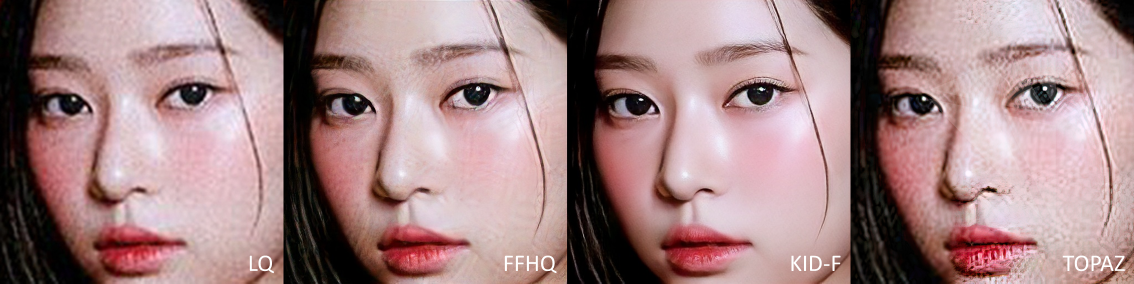
#> input picture resource/real_world_0.PNG, 2268 x 567 px (shown at 1/2 size)
$ python -i degrad.py   (imports and definitions only)
#> lines starting #> are read from the running program, lines starting #| are printed output that depends on the picture
#> further down, picture is the input picture: shape (567, 2268, 3); mean B, G, R 132.7, 131.5, 162.6
import os
import cv2
from tqdm import tqdm
import random
import numpy as np


def gaussian_noisy(row, col, ch, sigma, image):
    gauss = np.random.normal(0, sigma, (row, col, ch))
    gauss = gauss.reshape(row, col, ch)
    noisy = image + gauss
    return noisy


def degrad_img(degrad_image):
    sigma = (random.random() * (6 - 1.5)) + 1.5  # min 1.5 1.5 0 100    max  6 4 10 60
    r = (random.random() * (4 - 1.5)) + 1.5
    delta = (random.random() * (10 - 0)) + 0
    q = int((random.random() * (100 - 60)) + 60)  # JPEG compression
    image = cv2.GaussianBlur(degrad_image, (0, 0), sigma)  # Gaussian blur
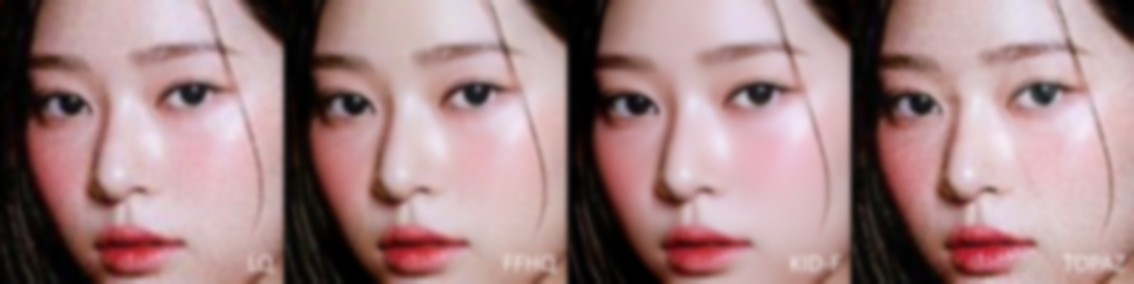
#> image: shape (567, 2268, 3) (shown at 1/2 size); mean B, G, R 132.7, 131.5, 162.6

    new_size = int(512 / r)
    image = cv2.resize(image, (new_size, new_size), interpolation=cv2.INTER_LINEAR)  # image downsample
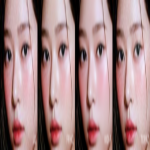
#> image: shape (150, 150, 3); mean B, G, R 132.6, 131.4, 162.6
    image = gaussian_noisy(new_size, new_size, 3, delta, image)  # gaussian noise

    path_jpeg_downsample = ''  # you must fill in the path for the temp images. It is useless when the task is done.
    cv2.imwrite(path_jpeg_downsample, image, [int(cv2.IMWRITE_JPEG_QUALITY), q])  # png to jpeg
    image = cv2.imread(path_jpeg_downsample)
#> (the run stopped early here; a loop or call above may not have finished)

$ run again, on resource/real_world_3.PNG
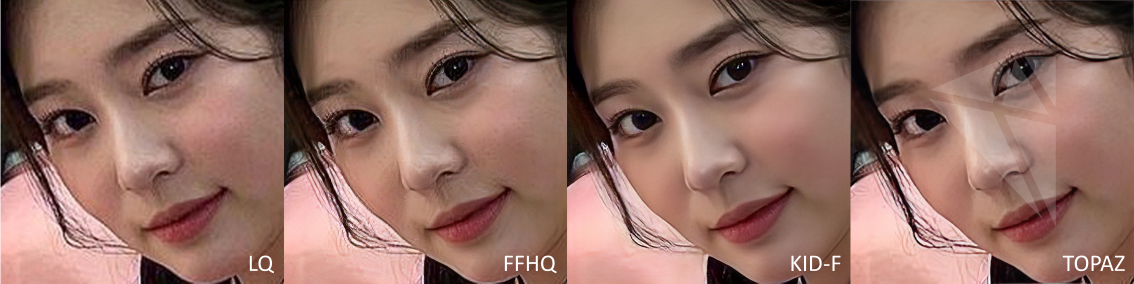
#> input picture resource/real_world_3.PNG, 2268 x 567 px (shown at 1/2 size)
#> picture is the input picture: shape (567, 2268, 3); mean B, G, R 100.6, 111.1, 148.5
#> in degrad_img, `image = cv2.GaussianBlur(degrad_image, (0, 0), sigma)`:
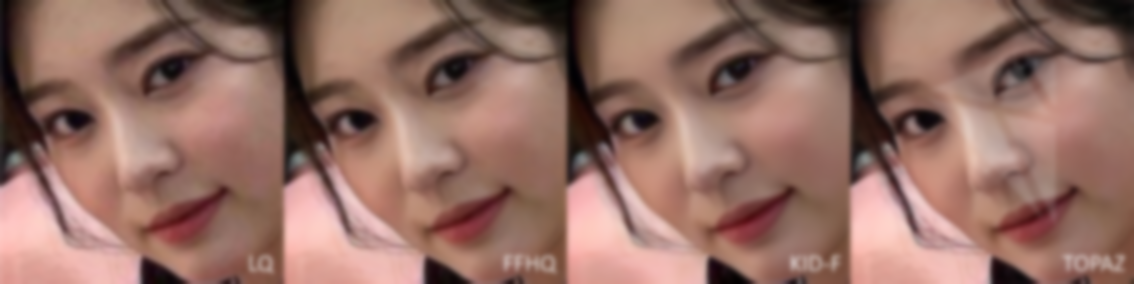
#> image: shape (567, 2268, 3) (shown at 1/2 size); mean B, G, R 100.6, 111.1, 148.5
#> in degrad_img, `image = cv2.resize(image, (new_size, new_size), interpolation=cv2.INTE..`:
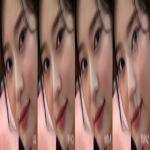
#> image: shape (150, 150, 3); mean B, G, R 100.5, 111, 148.4
